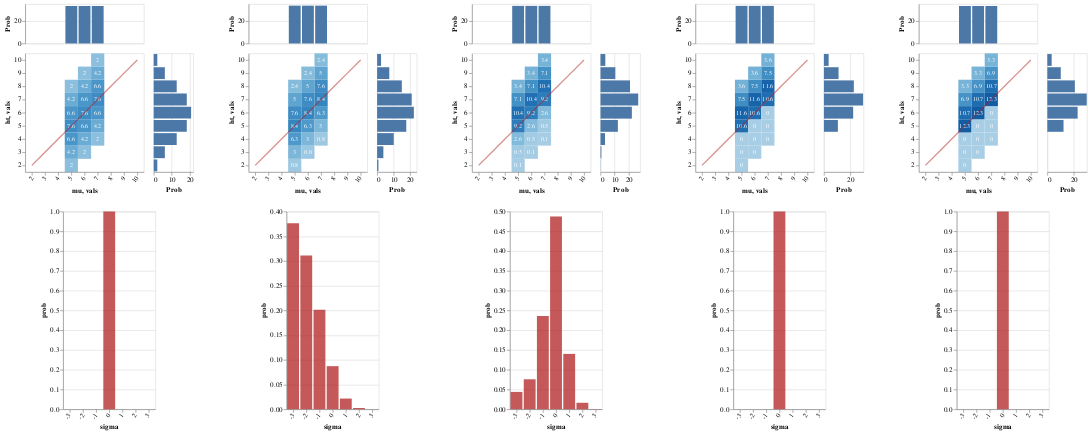

Source (notebook cell):
### Markdown cell above
#### Pragmatic listener hears:

> "John, Mary, and Fred are all tall"

These agents become very confident that John's height is at least as high as the class standard, though they remain in the dark about what that standard is (the conclusions for Mary are identical)

And as seen in the `ht est` marginal, even though the standard remains unknown, the belief that John's height meets or exceeds it leads to a (positively skewed) evaluative distribution over worlds

The resulting evaluative inference is small

### Code cell
writeIORef cacheRef (0, Map.empty)

mkGraph m = do
  heat <- enumD (first (`ht` John) . fst <$> m)
  bar  <- enumD (lexID    . snd <$> m)
  return $ toVegaLite
    [ center True
    , vConcat [fromVL (margHeatFromDist heat), fromVL (sdBarFromDist sigma bar)]
    ]

vlShow . sidewaysDists <$> traverse mkGraph
  [ listener infoLUMAll cacheRef (0, UTall, allDen0)
  , lp infoLUMAll >>= \l -> listener infoLUMAll cacheRef (0, UTall, l)
  , listener infoLUMAll cacheRef (1, UTall, allDen0)
  , listener infoLUMAll cacheRef (2, UTall, allDen0)
  , listener infoLUMAll cacheRef (3, UTall, allDen0)
  ]

### Figure 1 — Vega-Lite specification as saved in the notebook (floating-point values rounded to 4 significant figures)
{"$schema": "https://vega.github.io/schema/vega-lite/v3.json", "hconcat": [{"$schema": "https://vega.github.io/schema/vega-lite/v3.json", "center": true, "vconcat": [{"$schema": "https://vega.github.io/schema/vega-lite/v3.json", "bounds": "flush", "config": {"scale": {"rectBandPaddingInner": 0}}, "data": {"values": [{"ht": "2", "mu": "5", "prob": 2}, {"ht": "3", "mu": "5", "prob": 4.2}, {"ht": "3", "mu": "6", "prob": 2}, {"ht": "4", "mu": "5", "prob": 6.6}, {"ht": "4", "mu": "6", "prob": 4.2}, {"ht": "4", "mu": "7", "prob": 2}, {"ht": "5", "mu": "5", "prob": 7.6}, {"ht": "5", "mu": "6", "prob": 6.6}, {"ht": "5", "mu": "7", "prob": 4.2}, {"ht": "6", "mu": "5", "prob": 6.6}, {"ht": "6", "mu": "6", "prob": 7.6}, {"ht": "6", "mu": "7", "prob": 6.6}, {"ht": "7", "mu": "5", "prob": 4.2}, {"ht": "7", "mu": "6", "prob": 6.6}, {"ht": "7", "mu": "7", "prob": 7.6}, {"ht": "8", "mu": "5", "prob": 2}, {"ht": "8", "mu": "6", "prob": 4.2}, {"ht": "8", "mu": "7", "prob": 6.6}, {"ht": "9", "mu": "6", "prob": 2}, {"ht": "9", "mu": "7", "prob": 4.2}, {"ht": "10", "mu": "7", "prob": 2}]}, "spacing": 15, "vconcat": [{"encoding": {"x": {"axis": null, "field": "mu", "scale": {"domain": ["2", "3", "4", "5", "6", "7", "8", "9", "10"], "rangeStep": 30}, "sort": null, "type": "ordinal"}, "y": {"aggregate": "sum", "axis": {"title": "Prob"}, "field": "prob", "type": "quantitative"}}, "height": 60, "mark": "bar"}, {"bounds": "flush", "hconcat": [{"encoding": {"x": {"axis": {"labelAngle": -55}, "field": "mu", "scale": {"domain": ["2", "3", "4", "5", "6", "7", "8", "9", "10"], "rangeStep": 30}, "sort": null, "type": "ordinal"}, "y": {"axis": {"labelAngle": 0}, "field": "ht", "scale": {"domain": ["10", "9", "8", "7", "6", "5", "4", "3", "2"], "rangeStep": 30}, "sort": null, "type": "ordinal"}}, "layer": [{"encoding": {"color": {"aggregate": "sum", "field": "prob", "legend": null, "scale": {"scheme": {"extent": [0.2, 0.9], "name": "blues"}}, "type": "quantitative"}}, "mark": "rect"}, {"encoding": {"color": {"value": "white"}, "text": {"aggregate": "sum", "field": "prob", "type": "quantitative"}}, "mark": {"fontSize": 9, "type": "text"}}, {"data": {"values": [{"vals": "2"}, {"vals": "3"}, {"vals": "4"}, {"vals": "5"}, {"vals": "6"}, {"vals": "7"}, {"vals": "8"}, {"vals": "9"}, {"vals": "10"}]}, "encoding": {"x": {"field": "vals", "sort": null, "type": "ordinal"}, "y": {"field": "vals", "sort": null, "type": "ordinal"}}, "mark": {"opacity": 0.5, "stroke": "firebrick", "strokeWidth": 2, "type": "line"}}]}, {"encoding": {"x": {"aggregate": "sum", "axis": {"title": "Prob"}, "field": "prob", "type": "quantitative"}, "y": {"axis": null, "field": "ht", "scale": {"domain": ["10", "9", "8", "7", "6", "5", "4", "3", "2"], "rangeStep": 30}, "sort": null, "type": "ordinal"}}, "mark": "bar", "width": 60}], "spacing": 15}]}, {"$schema": "https://vega.github.io/schema/vega-lite/v3.json", "data": {"values": [{"prob": 1, "sigma": "0"}]}, "description": "", "encoding": {"x": {"axis": {"labelAngle": -55}, "field": "sigma", "scale": {"domain": ["-3", "-2", "-1", "0", "1", "2", "3"], "rangeStep": 30}, "sort": null, "type": "ordinal"}, "y": {"field": "prob", "type": "quantitative"}}, "mark": {"color": "firebrick", "opacity": 0.75, "type": "bar"}}]}, {"$schema": "https://vega.github.io/schema/vega-lite/v3.json", "center": true, "vconcat": [{"$schema": "https://vega.github.io/schema/vega-lite/v3.json", "bounds": "flush", "config": {"scale": {"rectBandPaddingInner": 0}}, "data": {"values": [{"ht": "2", "mu": "5", "prob": 0.8}, {"ht": "3", "mu": "5", "prob": 3}, {"ht": "3", "mu": "6", "prob": 0.8}, {"ht": "4", "mu": "5", "prob": 6.3}, {"ht": "4", "mu": "6", "prob": 3}, {"ht": "4", "mu": "7", "prob": 0.8}, {"ht": "5", "mu": "5", "prob": 8.4}, {"ht": "5", "mu": "6", "prob": 6.3}, {"ht": "5", "mu": "7", "prob": 3}, {"ht": "6", "mu": "5", "prob": 7.6}, {"ht": "6", "mu": "6", "prob": 8.4}, {"ht": "6", "mu": "7", "prob": 6.3}, {"ht": "7", "mu": "5", "prob": 5}, {"ht": "7", "mu": "6", "prob": 7.6}, {"ht": "7", "mu": "7", "prob": 8.4}, {"ht": "8", "mu": "5", "prob": 2.4}, {"ht": "8", "mu": "6", "prob": 5}, {"ht": "8", "mu": "7", "prob": 7.6}, {"ht": "9", "mu": "6", "prob": 2.4}, {"ht": "9", "mu": "7", "prob": 5}, {"ht": "10", "mu": "7", "prob": 2.4}]}, "spacing": 15, "vconcat": [{"encoding": {"x": {"axis": null, "field": "mu", "scale": {"domain": ["2", "3", "4", "5", "6", "7", "8", "9", "10"], "rangeStep": 30}, "sort": null, "type": "ordinal"}, "y": {"aggregate": "sum", "axis": {"title": "Prob"}, "field": "prob", "type": "quantitative"}}, "height": 60, "mark": "bar"}, {"bounds": "flush", "hconcat": [{"encoding": {"x": {"axis": {"labelAngle": -55}, "field": "mu", "scale": {"domain": ["2", "3", "4", "5", "6", "7", "8", "9", "10"], "rangeStep": 30}, "sort": null, "type": "ordinal"}, "y": {"axis": {"labelAngle": 0}, "field": "ht", "scale": {"domain": ["10", "9", "8", "7", "6", "5", "4", "3", "2"], "rangeStep": 30}, "sort": null, "type": "ordinal"}}, "layer": [{"encoding": {"color": {"aggregate": "sum", "field": "prob", "legend": null, "scale": {"scheme": {"extent": [0.2, 0.9], "name": "blues"}}, "type": "quantitative"}}, "mark": "rect"}, {"encoding": {"color": {"value": "white"}, "text": {"aggregate": "sum", "field": "prob", "type": "quantitative"}}, "mark": {"fontSize": 9, "type": "text"}}, {"data": {"values": [{"vals": "2"}, {"vals": "3"}, {"vals": "4"}, {"vals": "5"}, {"vals": "6"}, {"vals": "7"}, {"vals": "8"}, {"vals": "9"}, {"vals": "10"}]}, "encoding": {"x": {"field": "vals", "sort": null, "type": "ordinal"}, "y": {"field": "vals", "sort": null, "type": "ordinal"}}, "mark": {"opacity": 0.5, "stroke": "firebrick", "strokeWidth": 2, "type": "line"}}]}, {"encoding": {"x": {"aggregate": "sum", "axis": {"title": "Prob"}, "field": "prob", "type": "quantitative"}, "y": {"axis": null, "field": "ht", "scale": {"domain": ["10", "9", "8", "7", "6", "5", "4", "3", "2"], "rangeStep": 30}, "sort": null, "type": "ordinal"}}, "mark": "bar", "width": 60}], "spacing": 15}]}, {"$schema": "https://vega.github.io/schema/vega-lite/v3.json", "data": {"values": [{"prob": 0.3763, "sigma": "-3"}, {"prob": 0.3113, "sigma": "-2"}, {"prob": 0.201, "sigma": "-1"}, {"prob": 0.08717, "sigma": "0"}, {"prob": 0.02162, "sigma": "1"}, {"prob": 0.002523, "sigma": "2"}, {"prob": 8.67e-05, "sigma": "3"}]}, "description": "", "encoding": {"x": {"axis": {"labelAngle": -55}, "field": "sigma", "scale": {"domain": ["-3", "-2", "-1", "0", "1", "2", "3"], "rangeStep": 30}, "sort": null, "type": "ordinal"}, "y": {"field": "prob", "type": "quantitative"}}, "mark": {"color": "firebrick", "opacity": 0.75, "type": "bar"}}]}, {"$schema": "https://vega.github.io/schema/vega-lite/v3.json", "center": true, "vconcat": [{"$schema": "https://vega.github.io/schema/vega-lite/v3.json", "bounds": "flush", "config": {"scale": {"rectBandPaddingInner": 0}}, "data": {"values": [{"ht": "2", "mu": "5", "prob": 0.1}, {"ht": "3", "mu": "5", "prob": 0.5}, {"ht": "3", "mu": "6", "prob": 0.1}, {"ht": "4", "mu": "5", "prob": 2.6}, {"ht": "4", "mu": "6", "prob": 0.5}, {"ht": "4", "mu": "7", "prob": 0.1}, {"ht": "5", "mu": "5", "prob": 9.2}, {"ht": "5", "mu": "6", "prob": 2.6}, {"ht": "5", "mu": "7", "prob": 0.5}, {"ht": "6", "mu": "5", "prob": 10.4}, {"ht": "6", "mu": "6", "prob": 9.2}, {"ht": "6", "mu": "7", "prob": 2.6}, {"ht": "7", "mu": "5", "prob": 7.1}, {"ht": "7", "mu": "6", "prob": 10.4}, {"ht": "7", "mu": "7", "prob": 9.2}, {"ht": "8", "mu": "5", "prob": 3.4}, {"ht": "8", "mu": "6", "prob": 7.1}, {"ht": "8", "mu": "7", "prob": 10.4}, {"ht": "9", "mu": "6", "prob": 3.4}, {"ht": "9", "mu": "7", "prob": 7.1}, {"ht": "10", "mu": "7", "prob": 3.4}]}, "spacing": 15, "vconcat": [{"encoding": {"x": {"axis": null, "field": "mu", "scale": {"domain": ["2", "3", "4", "5", "6", "7", "8", "9", "10"], "rangeStep": 30}, "sort": null, "type": "ordinal"}, "y": {"aggregate": "sum", "axis": {"title": "Prob"}, "field": "prob", "type": "quantitative"}}, "height": 60, "mark": "bar"}, {"bounds": "flush", "hconcat": [{"encoding": {"x": {"axis": {"labelAngle": -55}, "field": "mu", "scale": {"domain": ["2", "3", "4", "5", "6", "7", "8", "9", "10"], "rangeStep": 30}, "sort": null, "type": "ordinal"}, "y": {"axis": {"labelAngle": 0}, "field": "ht", "scale": {"domain": ["10", "9", "8", "7", "6", "5", "4", "3", "2"], "rangeStep": 30}, "sort": null, "type": "ordinal"}}, "layer": [{"encoding": {"color": {"aggregate": "sum", "field": "prob", "legend": null, "scale": {"scheme": {"extent": [0.2, 0.9], "name": "blues"}}, "type": "quantitative"}}, "mark": "rect"}, {"encoding": {"color": {"value": "white"}, "text": {"aggregate": "sum", "field": "prob", "type": "quantitative"}}, "mark": {"fontSize": 9, "type": "text"}}, {"data": {"values": [{"vals": "2"}, {"vals": "3"}, {"vals": "4"}, {"vals": "5"}, {"vals": "6"}, {"vals": "7"}, {"vals": "8"}, {"vals": "9"}, {"vals": "10"}]}, "encoding": {"x": {"field": "vals", "sort": null, "type": "ordinal"}, "y": {"field": "vals", "sort": null, "type": "ordinal"}}, "mark": {"opacity": 0.5, "stroke": "firebrick", "strokeWidth": 2, "type": "line"}}]}, {"encoding": {"x": {"aggregate": "sum", "axis": {"title": "Prob"}, "field": "prob", "type": "quantitative"}, "y": {"axis": null, "field": "ht", "scale": {"domain": ["10", "9", "8", "7", "6", "5", "4", "3", "2"], "rangeStep": 30}, "sort": null, "type": "ordinal"}}, "mark": "bar", "width": 60}], "spacing": 15}]}, {"$schema": "https://vega.github.io/schema/vega-lite/v3.json", "data": {"values": [{"prob": 0.04385, "sigma": "-3"}, {"prob": 0.07576, "sigma": "-2"}, {"prob": 0.2358, "sigma": "-1"}, {"prob": 0.4877, "sigma": "0"}, {"prob": 0.14, "sigma": "1"}, {"prob": 0.01635, "sigma": "2"}, {"prob": 0.0005618, "sigma": "3"}]}, "description": "", "encoding": {"x": {"axis": {"labelAngle": -55}, "field": "sigma", "scale": {"domain": ["-3", "-2", "-1", "0", "1", "2", "3"], "rangeStep": 30}, "sort": null, "type": "ordinal"}, "y": {"field": "prob", "type": "quantitative"}}, "mark": {"color": "firebrick", "opacity": 0.75, "type": "bar"}}]}, {"$schema": "https://vega.github.io/schema/vega-lite/v3.json", "center": true, "vconcat": [{"$schema": "https://vega.github.io/schema/vega-lite/v3.json", "bounds": "flush", "config": {"scale": {"rectBandPaddingInner": 0}}, "data": {"values": [{"ht": "2", "mu": "5", "prob": 0}, {"ht": "3", "mu": "5", "prob": 0}, {"ht": "3", "mu": "6", "prob": 0}, {"ht": "4", "mu": "5", "prob": 0}, {"ht": "4", "mu": "6", "prob": 0}, {"ht": "4", "mu": "7", "prob": 0}, {"ht": "5", "mu": "5", "prob": 10.6}, {"ht": "5", "mu": "6", "prob": 0}, {"ht": "5", "mu": "7", "prob": 0}, {"ht": "6", "mu": "5", "prob": 11.6}, {"ht": "6", "mu": "6", "prob": 10.6}, {"ht": "6", "mu": "7", "prob": 0}, {"ht": "7", "mu": "5", "prob": 7.5}, {"ht": "7", "mu": "6", "prob": 11.6}, {"ht": "7", "mu": "7", "prob": 10.6}, {"ht": "8", "mu": "5", "prob": 3.6}, {"ht": "8", "mu": "6", "prob": 7.5}, {"ht": "8", "mu": "7", "prob": 11.6}, {"ht": "9", "mu": "6", "prob": 3.6}, {"ht": "9", "mu": "7", "prob": 7.5}, {"ht": "10", "mu": "7", "prob": 3.6}]}, "spacing": 15, "vconcat": [{"encoding": {"x": {"axis": null, "field": "mu", "scale": {"domain": ["2", "3", "4", "5", "6", "7", "8", "9", "10"], "rangeStep": 30}, "sort": null, "type": "ordinal"}, "y": {"aggregate": "sum", "axis": {"title": "Prob"}, "field": "prob", "type": "quantitative"}}, "height": 60, "mark": "bar"}, {"bounds": "flush", "hconcat": [{"encoding": {"x": {"axis": {"labelAngle": -55}, "field": "mu", "scale": {"domain": ["2", "3", "4", "5", "6", "7", "8", "9", "10"], "rangeStep": 30}, "sort": null, "type": "ordinal"}, "y": {"axis": {"labelAngle": 0}, "field": "ht", "scale": {"domain": ["10", "9", "8", "7", "6", "5", "4", "3", "2"], "rangeStep": 30}, "sort": null, "type": "ordinal"}}, "layer": [{"encoding": {"color": {"aggregate": "sum", "field": "prob", "legend": null, "scale": {"scheme": {"extent": [0.2, 0.9], "name": "blues"}}, "type": "quantitative"}}, "mark": "rect"}, {"encoding": {"color": {"value": "white"}, "text": {"aggregate": "sum", "field": "prob", "type": "quantitative"}}, "mark": {"fontSize": 9, "type": "text"}}, {"data": {"values": [{"vals": "2"}, {"vals": "3"}, {"vals": "4"}, {"vals": "5"}, {"vals": "6"}, {"vals": "7"}, {"vals": "8"}, {"vals": "9"}, {"vals": "10"}]}, "encoding": {"x": {"field": "vals", "sort": null, "type": "ordinal"}, "y": {"field": "vals", "sort": null, "type": "ordinal"}}, "mark": {"opacity": 0.5, "stroke": "firebrick", "strokeWidth": 2, "type": "line"}}]}, {"encoding": {"x": {"aggregate": "sum", "axis": {"title": "Prob"}, "field": "prob", "type": "quantitative"}, "y": {"axis": null, "field": "ht", "scale": {"domain": ["10", "9", "8", "7", "6", "5", "4", "3", "2"], "rangeStep": 30}, "sort": null, "type": "ordinal"}}, "mark": "bar", "width": 60}], "spacing": 15}]}, {"$schema": "https://vega.github.io/schema/vega-lite/v3.json", "data": {"values": [{"prob": 1, "sigma": "0"}]}, "description": "", "encoding": {"x": {"axis": {"labelAngle": -55}, "field": "sigma", "scale": {"domain": ["-3", "-2", "-1", "0", "1", "2", "3"], "rangeStep": 30}, "sort": null, "type": "ordinal"}, "y": {"field": "prob", "type": "quantitative"}}, "mark": {"color": "firebrick", "opacity": 0.75, "type": "bar"}}]}, {"$schema": "https://vega.github.io/schema/vega-lite/v3.json", "center": true, "vconcat": [{"$schema": "https://vega.github.io/schema/vega-lite/v3.json", "bounds": "flush", "config": {"scale": {"rectBandPaddingInner": 0}}, "data": {"values": [{"ht": "2", "mu": "5", "prob": 0}, {"ht": "3", "mu": "5", "prob": 0}, {"ht": "3", "mu": "6", "prob": 0}, {"ht": "4", "mu": "5", "prob": 0}, {"ht": "4", "mu": "6", "prob": 0}, {"ht": "4", "mu": "7", "prob": 0}, {"ht": "5", "mu": "5", "prob": 12.3}, {"ht": "5", "mu": "6", "prob": 0}, {"ht": "5", "mu": "7", "prob": 0}, {"ht": "6", "mu": "5", "prob": 10.7}, {"ht": "6", "mu": "6", "prob": 12.3}, {"ht": "6", "mu": "7", "prob": 0}, {"ht": "7", "mu": "5", "prob": 6.9}, {"ht": "7", "mu": "6", "prob": 10.7}, {"ht": "7", "mu": "7", "prob": 12.3}, {"ht": "8", "mu": "5", "prob": 3.3}, {"ht": "8", "mu": "6", "prob": 6.9}, {"ht": "8", "mu": "7", "prob": 10.7}, {"ht": "9", "mu": "6", "prob": 3.3}, {"ht": "9", "mu": "7", "prob": 6.9}, {"ht": "10", "mu": "7", "prob": 3.3}]}, "spacing": 15, "vconcat": [{"encoding": {"x": {"axis": null, "field": "mu", "scale": {"domain": ["2", "3", "4", "5", "6", "7", "8", "9", "10"], "rangeStep": 30}, "sort": null, "type": "ordinal"}, "y": {"aggregate": "sum", "axis": {"title": "Prob"}, "field": "prob", "type": "quantitative"}}, "height": 60, "mark": "bar"}, {"bounds": "flush", "hconcat": [{"encoding": {"x": {"axis": {"labelAngle": -55}, "field": "mu", "scale": {"domain": ["2", "3", "4", "5", "6", "7", "8", "9", "10"], "rangeStep": 30}, "sort": null, "type": "ordinal"}, "y": {"axis": {"labelAngle": 0}, "field": "ht", "scale": {"domain": ["10", "9", "8", "7", "6", "5", "4", "3", "2"], "rangeStep": 30}, "sort": null, "type": "ordinal"}}, "layer": [{"encoding": {"color": {"aggregate": "sum", "field": "prob", "legend": null, "scale": {"scheme": {"extent": [0.2, 0.9], "name": "blues"}}, "type": "quantitative"}}, "mark": "rect"}, {"encoding": {"color": {"value": "white"}, "text": {"aggregate": "sum", "field": "prob", "type": "quantitative"}}, "mark": {"fontSize": 9, "type": "text"}}, {"data": {"values": [{"vals": "2"}, {"vals": "3"}, {"vals": "4"}, {"vals": "5"}, {"vals": "6"}, {"vals": "7"}, {"vals": "8"}, {"vals": "9"}, {"vals": "10"}]}, "encoding": {"x": {"field": "vals", "sort": null, "type": "ordinal"}, "y": {"field": "vals", "sort": null, "type": "ordinal"}}, "mark": {"opacity": 0.5, "stroke": "firebrick", "strokeWidth": 2, "type": "line"}}]}, {"encoding": {"x": {"aggregate": "sum", "axis": {"title": "Prob"}, "field": "prob", "type": "quantitative"}, "y": {"axis": null, "field": "ht", "scale": {"domain": ["10", "9", "8", "7", "6", "5", "4", "3", "2"], "rangeStep": 30}, "sort": null, "type": "ordinal"}}, "mark": "bar", "width": 60}], "spacing": 15}]}, {"$schema": "https://vega.github.io/schema/vega-lite/v3.json", "data": {"values": [{"prob": 1, "sigma": "0"}]}, "description": "", "encoding": {"x": {"axis": {"labelAngle": -55}, "field": "sigma", "scale": {"domain": ["-3", "-2", "-1", "0", "1", "2", "3"], "rangeStep": 30}, "sort": null, "type": "ordinal"}, "y": {"field": "prob", "type": "quantitative"}}, "mark": {"color": "firebrick", "opacity": 0.75, "type": "bar"}}]}], "spacing": 50}
